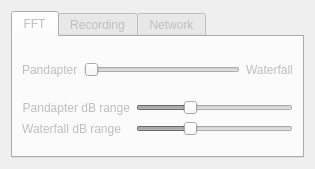
<?xml version="1.0" encoding="UTF-8"?>
<ui version="4.0">
 <class>CAudioOptions</class>
 <widget class="QDialog" name="CAudioOptions">
  <property name="enabled">
   <bool>false</bool>
  </property>
  <property name="geometry">
   <rect>
    <x>0</x>
    <y>0</y>
    <width>315</width>
    <height>169</height>
   </rect>
  </property>
  <property name="windowTitle">
   <string>Audio options</string>
  </property>
  <property name="windowIcon">
   <iconset resource="../../resources/icons.qrc">
    <normaloff>:/icons/icons/audio-card.svg</normaloff>:/icons/icons/audio-card.svg</iconset>
  </property>
  <layout class="QVBoxLayout" name="verticalLayout">
   <item>
    <widget class="QTabWidget" name="tabWidget">
     <property name="currentIndex">
      <number>0</number>
     </property>
     <widget class="QWidget" name="tab0">
      <attribute name="title">
       <string>FFT</string>
      </attribute>
      <attribute name="toolTip">
       <string>Audio FFT settings</string>
      </attribute>
      <layout class="QVBoxLayout" name="verticalLayout_4">
       <item>
        <layout class="QHBoxLayout" name="horizontalLayout_2">
         <item>
          <widget class="QLabel" name="fftSplitLabel1">
           <property name="toolTip">
            <string>Adjust split between pandapter and waterfall</string>
           </property>
           <property name="text">
            <string>Pandapter</string>
           </property>
          </widget>
         </item>
         <item>
          <widget class="QSlider" name="fftSplitSlider">
           <property name="toolTip">
            <string>Adjust split between pandapter and waterfall</string>
           </property>
           <property name="maximum">
            <number>100</number>
           </property>
           <property name="orientation">
            <enum>Qt::Horizontal</enum>
           </property>
          </widget>
         </item>
         <item>
          <widget class="QLabel" name="fftSplitLabel2">
           <property name="toolTip">
            <string>Adjust split between pandapter and waterfall</string>
           </property>
           <property name="text">
            <string>Waterfall</string>
           </property>
          </widget>
         </item>
        </layout>
       </item>
       <item>
        <layout class="QFormLayout" name="formLayout">
         <item row="0" column="0">
          <widget class="QLabel" name="pandRangeLabel">
           <property name="toolTip">
            <string>Adjust dB range on the pandapter</string>
           </property>
           <property name="text">
            <string>Pandapter dB range</string>
           </property>
           <property name="alignment">
            <set>Qt::AlignRight|Qt::AlignTrailing|Qt::AlignVCenter</set>
           </property>
          </widget>
         </item>
         <item row="0" column="1">
          <widget class="ctkRangeSlider" name="pandRangeSlider">
           <property name="toolTip">
            <string>Adjust dB range on the pandapter</string>
           </property>
           <property name="minimum">
            <number>-120</number>
           </property>
           <property name="maximum">
            <number>0</number>
           </property>
           <property name="value">
            <number>-80</number>
           </property>
           <property name="orientation">
            <enum>Qt::Horizontal</enum>
           </property>
          </widget>
         </item>
         <item row="1" column="0">
          <widget class="QLabel" name="wfRangeLabel">
           <property name="toolTip">
            <string>Adjust dB range on the waterfall</string>
           </property>
           <property name="text">
            <string>Waterfall dB range</string>
           </property>
           <property name="alignment">
            <set>Qt::AlignRight|Qt::AlignTrailing|Qt::AlignVCenter</set>
           </property>
          </widget>
         </item>
         <item row="1" column="1">
          <widget class="ctkRangeSlider" name="wfRangeSlider">
           <property name="toolTip">
            <string>Adjust dB range on the waterfall</string>
           </property>
           <property name="minimum">
            <number>-120</number>
           </property>
           <property name="maximum">
            <number>0</number>
           </property>
           <property name="value">
            <number>-80</number>
           </property>
           <property name="orientation">
            <enum>Qt::Horizontal</enum>
           </property>
          </widget>
         </item>
        </layout>
       </item>
      </layout>
     </widget>
     <widget class="QWidget" name="tab1">
      <attribute name="title">
       <string>Recording</string>
      </attribute>
      <attribute name="toolTip">
       <string>Recording settings</string>
      </attribute>
      <layout class="QVBoxLayout" name="verticalLayout_2">
       <item>
        <widget class="QLabel" name="recDirLabel">
         <property name="text">
          <string>Location for recorded audio files:</string>
         </property>
        </widget>
       </item>
       <item>
        <layout class="QHBoxLayout" name="horizontalLayout">
         <item>
          <widget class="QLineEdit" name="recDirEdit">
           <property name="toolTip">
            <string>Enter a location for recordings</string>
           </property>
          </widget>
         </item>
         <item>
          <widget class="QPushButton" name="recDirButton">
           <property name="toolTip">
            <string>Select a location using a browser</string>
           </property>
           <property name="text">
            <string>Select</string>
           </property>
          </widget>
         </item>
        </layout>
       </item>
       <item>
        <spacer name="verticalSpacer">
         <property name="orientation">
          <enum>Qt::Vertical</enum>
         </property>
         <property name="sizeHint" stdset="0">
          <size>
           <width>20</width>
           <height>40</height>
          </size>
         </property>
        </spacer>
       </item>
      </layout>
     </widget>
     <widget class="QWidget" name="tab2">
      <attribute name="title">
       <string>Network</string>
      </attribute>
      <attribute name="toolTip">
       <string>Network streaming settings</string>
      </attribute>
      <layout class="QVBoxLayout" name="verticalLayout_3">
       <item>
        <layout class="QGridLayout" name="gridLayout">
         <item row="0" column="0">
          <widget class="QLabel" name="hostLabel">
           <property name="sizePolicy">
            <sizepolicy hsizetype="Minimum" vsizetype="Preferred">
             <horstretch>0</horstretch>
             <verstretch>0</verstretch>
            </sizepolicy>
           </property>
           <property name="toolTip">
            <string>Network host to stream to</string>
           </property>
           <property name="text">
            <string>UDP host</string>
           </property>
          </widget>
         </item>
         <item row="0" column="1" colspan="2">
          <widget class="QLineEdit" name="udpHost">
           <property name="toolTip">
            <string>Network host to stream to</string>
           </property>
           <property name="text">
            <string>localhost</string>
           </property>
          </widget>
         </item>
         <item row="1" column="0">
          <widget class="QLabel" name="portLabel">
           <property name="sizePolicy">
            <sizepolicy hsizetype="Minimum" vsizetype="Preferred">
             <horstretch>0</horstretch>
             <verstretch>0</verstretch>
            </sizepolicy>
           </property>
           <property name="toolTip">
            <string>Network port to stream to</string>
           </property>
           <property name="text">
            <string>UDP port</string>
           </property>
          </widget>
         </item>
         <item row="1" column="1">
          <widget class="QSpinBox" name="udpPort">
           <property name="toolTip">
            <string>Network port to stream to</string>
           </property>
           <property name="minimum">
            <number>1</number>
           </property>
           <property name="maximum">
            <number>65535</number>
           </property>
           <property name="value">
            <number>7355</number>
           </property>
          </widget>
         </item>
        </layout>
       </item>
       <item>
        <spacer name="verticalSpacer_2">
         <property name="orientation">
          <enum>Qt::Vertical</enum>
         </property>
         <property name="sizeHint" stdset="0">
          <size>
           <width>20</width>
           <height>1</height>
          </size>
         </property>
        </spacer>
       </item>
      </layout>
     </widget>
    </widget>
   </item>
  </layout>
 </widget>
 <customwidgets>
  <customwidget>
   <class>ctkRangeSlider</class>
   <extends>QSlider</extends>
   <header>qtgui/ctk/ctkRangeSlider.h</header>
  </customwidget>
 </customwidgets>
 <resources>
  <include location="../../resources/icons.qrc"/>
 </resources>
 <connections/>
</ui>
